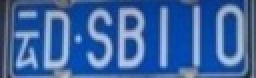
#> input picture car_pic/3922/云DSB110_08.jpg, 128 x 39 px, found by its file name (shown 2 times larger); its folder holds only this picture in this run
$ python read_img_data.py
#> lines starting #> are read from the running program, lines starting #| are printed output that depends on the picture
# 如何得到train_x和Train_y
import os
# from keras.preprocessing.image import ImageDataGenerator, load_img, img_to_array
from PIL import Image
import numpy as np
import codecs
# character classes and matching regex filter
# u/U:表示unicode字符串
# r/R:非转义的原始字符串
regex = r'^[a-z ]+$'
# alphabet = u'ABCDEFGHIJKLMNOPQRSTUVWXYZ'
alphabet = u"京沪津渝冀晋蒙辽吉黑苏浙皖闽赣鲁豫鄂湘粤桂琼川贵云藏陕甘青宁新0123456789ABCDEFGHJKLMNPQRSTUVWXYZ"
monogram_file = './car_pic/binaries.txt'

# 将字符映射到唯一整数值
def text_to_labels(text):
    ret = []
    for char in text:
        ret.append(alphabet.find(char))
    return ret


# 将数字类反向转换为字符
def labels_to_text(labels):
    ret = []
    for c in labels:
        if c == len(alphabet):  # CTC Blank
            ret.append("")
        else:
            ret.append(alphabet[c])
    return "".join(ret)

# 计算字符的长度
def get_output_size():
        return len(alphabet) + 1

# 建立对应的列表
def build_word_list(num_words, max_string_len=None, mono_fraction=0.5,minibatch_size=32):
    tmp_string_list = []
    max_string_len = max_string_len
    Y_data = np.ones([num_words, 7]) * -1
    X_text = []
    Y_len = [0] * num_words

    def _is_length_of_word_valid(word):
        return (max_string_len == -1 or
                max_string_len is None or
                len(word) <= max_string_len)

    # monogram file is sorted by frequency in english speech
    with codecs.open(monogram_file, mode='r', encoding='utf-8') as f:
        for line in f:
            if len(tmp_string_list) == int(num_words * mono_fraction):
                break
            word = line.rstrip() #删除后面空格
            if _is_length_of_word_valid(word):
                tmp_string_list.append(word)
    for i, word in enumerate(tmp_string_list):
        Y_len[i] = len(word)
        Y_data[i, 0:len(word)] = text_to_labels(word)
        X_text.append(word)
    Y_len = np.expand_dims(np.array(Y_len), 1)
    return Y_data

def load_data(imgs):
    print('load data from image')
    #imgs.sort(key=lambda x:int(x[:-4])) #给文件排序
    num = len(imgs)
    print("图片数量：",num)
    data = np.empty((num, 1, 39, 128), dtype="float32")
    label = np.empty((num,), dtype="uint8")

    i = 0
    for imgFile in imgs:
        img = Image.open("./car_pic/3922/" + imgFile).convert('L')
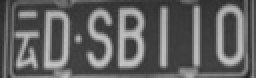
#> img: PIL image 128x39 L (shown 2 times larger); min 35, max 200, mean 96.6
        arr = np.asarray(img, dtype="float32")
        data[i, :, :, :] = arr
        # label[i] = text_to_labels(imgs[i].split('.')[0])
        i = i + 1
    label = build_word_list(num,7,mono_fraction=1,minibatch_size=32)
#> (reads car_pic/binaries.txt from the repository)
    return data, label

if __name__ == "__main__":
    imgs = os.listdir("./car_pic/3922/")
    data, label = load_data(imgs)
    for i in label:
        print("label:", i)
